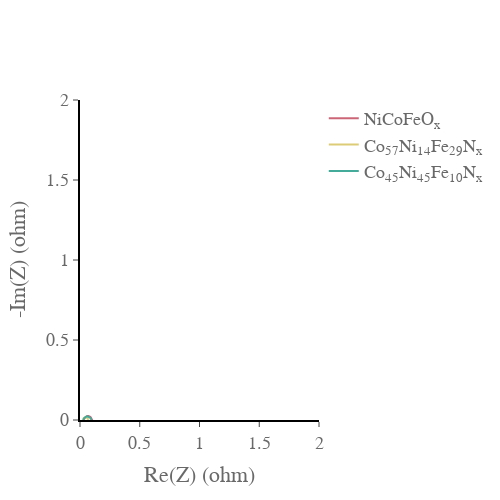

Notebook cell for this chart:
### Code cell
import numpy as np
import plotly.graph_objects as go
import pandas as pd
import plotly.express as px
from EC_data_processing_lib import get_header_length
from EC_data_processing_lib import analyse_file
from EC_data_processing_lib import get_decimal_separator
from pandas import DataFrame as df
from Data_setup_AEMEL_NewCell_CP import data_set
import os
from galvani import BioLogic

fig = go.Figure()
colors = px.colors.qualitative.Safe

for i in data_set:
    file = data_set[i]['data_PEIS']
    if not os.path.exists(file):
        print("File not found: " + file)
        continue
    if file.endswith('mpt'):
        headerlength = get_header_length(file)
        data = pd.read_csv(file, encoding='ansi', sep="\t", decimal=get_decimal_separator(file),  skiprows=range(headerlength))
        
    else:
        mpr_file = BioLogic.MPRfile(file)
        data = pd.DataFrame(mpr_file.data)
        
    
    real = data['Re(Z)/Ohm']
    imaginary = data['-Im(Z)/Ohm']
       
   
    fig.add_trace(go.Scatter(
        x=real,
        y=imaginary,
        name= data_set[i]['label'],
        line_color = colors[data_set[i]['color_index']],
    )
           
    )
fig.update_xaxes(range=[0, 2],
    nticks=10,
    ticks='outside',
    showgrid=False, gridwidth=1, gridcolor='grey',
    zeroline=False, zerolinecolor='grey', zerolinewidth= 1,
    showline=True, linewidth=2, linecolor='black')

fig.update_yaxes(range=[0, 2],
    nticks=10,
    showgrid=False, gridwidth=1, gridcolor='grey',
    ticks='outside',
    zeroline=True, zerolinecolor='grey', zerolinewidth= 1,
    showline=True, linewidth=2, linecolor='black')
fig.update_layout(
    
    xaxis_title="Re(Z) (ohm)",
    yaxis_title="-Im(Z) (ohm)",
    font=dict(
        family="Times New Roman, monospace",
        size=18,
        color="dimgrey"
        
    )
)

fig.update_layout({
    "plot_bgcolor": "rgba(0, 0, 0, 0)",
    'paper_bgcolor': 'rgba(0, 0, 0, 0)', #sets the background to be transparent... might appear black in .jpeg but will be transparent in the .svg
})
fig.update_layout(
    width = 500,
    height = 500,
    legend=dict(
    yanchor="top",
    y=0.99,
    xanchor="left",
    x=0,
    font=dict(
        family="Times New Roman, monospace",
        size=22,
        color="dimgrey",
    ),
    )
)
fig.show()
fig.write_image('PEIS_firstpaperall.jpeg')
fig.write_image('PEIS_firstpaperall.svg')

### Figure 1 — Plotly figure (JSON) as saved in the notebook; plotly's stock layout.template omitted (floating-point values rounded to 4 significant figures)
{"data": [{"line": {"color": "rgb(204, 102, 119)"}, "name": "NiCoFeO<sub>x</sub>", "type": "scatter", "x": [-0.08467, -0.02212, 0.005981, 0.01757, 0.024, 0.02593, 0.02708, 0.02838, 0.0298, 0.0316, 0.03357, 0.03609, 0.03919, 0.04297, 0.04786, 0.05397, 0.06169, 0.07033, 0.07851, 0.08527, 0.08984, 0.09256, 0.09484, 0.09627, 0.09724, 0.09846, 0.09925, 0.09936, 0.1002, 0.1014, 0.1009, 0.1012, 0.1018, 0.1014, 0.1012, 0.1016, 0.1013, 0.1008], "y": [-0.09907, -0.09343, -0.07174, -0.04894, -0.03181, -0.02075, -0.01208, -0.005401, -0.0003292, 0.003678, 0.007094, 0.01025, 0.01339, 0.01645, 0.01979, 0.02302, 0.02518, 0.02543, 0.02361, 0.01997, 0.01603, 0.01245, 0.009721, 0.007759, 0.006408, 0.004634, 0.004293, 0.002993, 0.003044, 0.002537, 0.002327, 0.0007764, 0.00176, 0.001023, 0.001035, 0.001474, 0.002172, 0.00225]}, {"line": {"color": "rgb(221, 204, 119)"}, "name": "Co<sub>57</sub>Ni<sub>14</sub>Fe<sub>29</sub>N<sub>x</sub>", "type": "scatter", "x": [-0.1132, -0.03561, 0.0009472, 0.0133, 0.02024, 0.02166, 0.02209, 0.02227, 0.02271, 0.02315, 0.02366, 0.02422, 0.02494, 0.02577, 0.02694, 0.02853, 0.03071, 0.03412, 0.03906, 0.04562, 0.05274, 0.05884, 0.06276, 0.06491, 0.06621, 0.06697, 0.06764, 0.06838, 0.06882, 0.06939, 0.06949, 0.06984, 0.07075, 0.07082, 0.07124, 0.07143, 0.07172, 0.07154], "y": [-0.1205, -0.1204, -0.09191, -0.06423, -0.0438, -0.03071, -0.02036, -0.01298, -0.007839, -0.004154, -0.001427, 0.0007489, 0.002666, 0.00452, 0.006462, 0.008809, 0.01158, 0.01454, 0.01759, 0.01931, 0.01873, 0.01589, 0.01231, 0.008962, 0.006847, 0.005302, 0.004454, 0.00344, 0.002757, 0.00243, 0.001685, 0.001119, 0.001358, 0.0006737, 0.0008924, 0.001214, 0.001461, 0.001289]}, {"line": {"color": "rgb(68, 170, 153)"}, "name": "Co<sub>45</sub>Ni<sub>45</sub>Fe<sub>10</sub>N<sub>x</sub>", "type": "scatter", "x": [-0.1081, -0.03329, 0.0009034, 0.01346, 0.02079, 0.02243, 0.02358, 0.02451, 0.02587, 0.02742, 0.02944, 0.03178, 0.03469, 0.03819, 0.04238, 0.04764, 0.05417, 0.06152, 0.06908, 0.07577, 0.08069, 0.08468, 0.08744, 0.0896, 0.09112, 0.09235, 0.09359, 0.09405, 0.09453, 0.09515, 0.09494, 0.09522, 0.0963, 0.09573, 0.09578, 0.09588, 0.09613, 0.09675], "y": [-0.1222, -0.1199, -0.09078, -0.06385, -0.04259, -0.0286, -0.01749, -0.009305, -0.003258, 0.00133, 0.005155, 0.00841, 0.01149, 0.01435, 0.01724, 0.02, 0.02227, 0.02329, 0.02226, 0.02004, 0.01698, 0.01408, 0.01147, 0.009386, 0.007435, 0.005862, 0.004718, 0.003666, 0.002842, 0.002208, 0.001787, 0.001141, 0.001622, 0.001079, 0.001197, 0.001427, 0.00129, 0.001204]}], "layout": {"font": {"color": "dimgrey", "family": "Times New Roman, monospace", "size": 18}, "height": 500, "paper_bgcolor": "rgba(0, 0, 0, 0)", "plot_bgcolor": "rgba(0, 0, 0, 0)", "width": 500, "xaxis": {"gridcolor": "grey", "gridwidth": 1, "linecolor": "black", "linewidth": 2, "nticks": 10, "range": [0, 2], "showgrid": false, "showline": true, "ticks": "outside", "title": {"text": "Re(Z) (ohm)"}, "zeroline": false, "zerolinecolor": "grey", "zerolinewidth": 1}, "yaxis": {"gridcolor": "grey", "gridwidth": 1, "linecolor": "black", "linewidth": 2, "nticks": 10, "range": [0, 2], "showgrid": false, "showline": true, "ticks": "outside", "title": {"text": "-Im(Z) (ohm)"}, "zeroline": true, "zerolinecolor": "grey", "zerolinewidth": 1}}}
